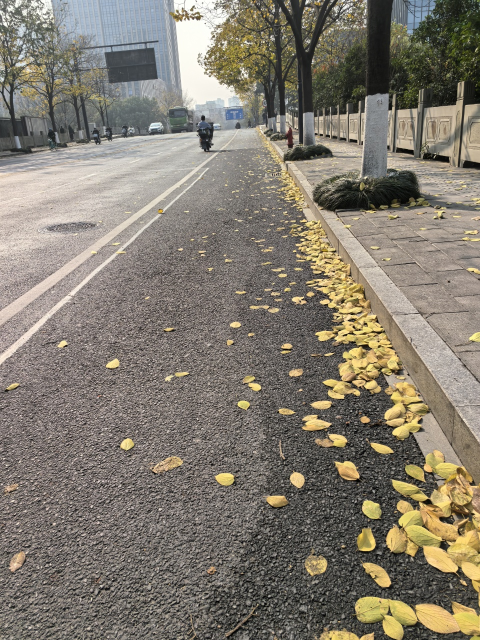
//> input picture 实验课7/1.jpg, 960 x 1280 px (shown at 1/2 size)
$ ./FileName   (built with g++ and OpenCV 4)
//> lines starting //> are read from the running program, lines starting //| are printed output that depends on the picture; after the words box and inside, x2 and y2 are one past the last pixel; in counts of white or black regions, pixels touching at a corner belong together
#include <opencv2/opencv.hpp>
#include <iostream>
#include <iomanip>
#include <vector>
#include <algorithm>
#include <cmath>

using namespace cv;
using namespace std;

// 定义线段结构体：新增平均x坐标（用于左右排序）
struct LineSegment {
    Vec4i coords;   // 线段坐标 (x1,y1,x2,y2)
    double length;  // 线段长度
    double slope;   // 线段斜率
    double a, b, c; // 直线一般式 ax + by + c = 0（归一化后）
    int x_mean;     // 线段的平均x坐标（用于左右排序）
};

// 计算线段长度
double calculateLineLength(const Vec4i& line) {
    int x1 = line[0], y1 = line[1];
    int x2 = line[2], y2 = line[3];
    return sqrt(pow(x2 - x1, 2) + pow(y2 - y1, 2));
}

// 按可调节间隔采样计算斜率 + 计算一般式参数+平均x坐标
double calculateSlopeWithAdjustableGap(const Vec4i& line, int sample_gap, double& a, double& b, double& c, int& x_mean) {
    int x1 = line[0], y1 = line[1];
    int x2 = line[2], y2 = line[3];
    double line_length = calculateLineLength(line);
    x_mean = (x1 + x2) / 2; // 计算线段平均x坐标（核心：区分左右）

    int sx1, sy1, sx2, sy2;
    if (line_length <= sample_gap || sample_gap <= 0) {
        sx1 = x1; sy1 = y1;
        sx2 = x2; sy2 = y2;
    }
    else {
        double dx = x2 - x1;
        double dy = y2 - y1;
        double unit_dx = dx / line_length;
        double unit_dy = dy / line_length;
        sx1 = cvRound(x1 + unit_dx * sample_gap);
        sy1 = cvRound(y1 + unit_dy * sample_gap);
        sx2 = cvRound(x2 - unit_dx * sample_gap);
        sy2 = cvRound(y2 - unit_dy * sample_gap);
    }

    // 计算直线一般式
    a = (sy2 - sy1);
    b = (sx1 - sx2);
    c = (sx2 * sy1 - sx1 * sy2);
    double norm = sqrt(a * a + b * b);
    if (norm > 1e-6) {
        a /= norm;
        b /= norm;
        c /= norm;
    }

    if (sx2 == sx1) return 1e9; // 垂直直线
    return (double)(sy2 - sy1) / (sx2 - sx1);
}

// 计算两条平行直线的垂直距离
double calculateLineDistance(const LineSegment& line1, const LineSegment& line2) {
    return abs(line1.c - line2.c);
}

// 筛选间距大于阈值的直线（去重）
vector<LineSegment> filterLinesByDistance(const vector<LineSegment>& sorted_lines, double distance_threshold, int target_num) {
    vector<LineSegment> filtered_lines;
    if (sorted_lines.empty()) return filtered_lines;

    filtered_lines.push_back(sorted_lines[0]);
    for (size_t i = 1; i < sorted_lines.size(); i++) {
        bool is_valid = true;
        for (const auto& selected : filtered_lines) {
            double dist = calculateLineDistance(sorted_lines[i], selected);
            if (dist < distance_threshold) {
                is_valid = false;
                break;
            }
        }
        if (is_valid) {
            filtered_lines.push_back(sorted_lines[i]);
            if (filtered_lines.size() >= target_num) break;
        }
    }
    return filtered_lines;
}

// 核心修改：过滤从右往左数第二条和第七条直线
vector<LineSegment> filterSecondAndSeventhRightLine(vector<LineSegment>& lines) {
    // 步骤1：按平均x坐标降序排序（从右到左）
    sort(lines.begin(), lines.end(), [](const LineSegment& a, const LineSegment& b) {
        return a.x_mean > b.x_mean; // x越大越靠右，降序=从右到左
        });

    // 步骤2：剔除从右数第二条（索引1）和第七条（索引6）
    vector<LineSegment> result;
    for (size_t i = 0; i < lines.size(); i++) {
        if (i != 1 && i != 6) { // 跳过索引1（右2）和索引6（右7）
            result.push_back(lines[i]);
        }
    }

    // 步骤3：恢复按长度降序排序（保证保留最长的有效线条）
    sort(result.begin(), result.end(), [](const LineSegment& a, const LineSegment& b) {
        return a.length > b.length;
        });

    return result;
}

// 线段双向延长函数
Vec4i extendLine(const Vec4i& line, int extend_len) {
    int x1 = line[0], y1 = line[1];
    int x2 = line[2], y2 = line[3];

    double dx = x2 - x1;
    double dy = y2 - y1;
    double line_len = calculateLineLength(line);
    if (line_len < 1e-6) return line;

    double unit_dx = dx / line_len;
    double unit_dy = dy / line_len;
    double unit_dx_rev = -unit_dx;
    double unit_dy_rev = -unit_dy;

    int new_x1 = cvRound(x1 + unit_dx_rev * extend_len);
    int new_y1 = cvRound(y1 + unit_dy_rev * extend_len);
    int new_x2 = cvRound(x2 + unit_dx * extend_len);
    int new_y2 = cvRound(y2 + unit_dy * extend_len);

    return Vec4i(new_x1, new_y1, new_x2, new_y2);
}

// 输出直线信息
void printLineEquation(const LineSegment& line) {
    int x1 = line.coords[0], y1 = line.coords[1];
    int x2 = line.coords[2], y2 = line.coords[3];

    if (x2 == x1) {
        cout << "  方程：x = " << x1 << endl;
    }
    else {
        double k = line.slope;
        double b = y1 - k * x1;
        cout << "  方程：y = " << fixed << setprecision(2) << k << "x + " << b << endl;
    }
    cout << "  斜率：" << fixed << setprecision(4) << line.slope << endl;
    cout << "  长度：" << fixed << setprecision(2) << line.length << " 像素" << endl;
    cout << "  平均x坐标：" << line.x_mean << endl;
}

int main() {
    // ===================== 1. 配置参数（核心修改：目标数量+预留数量） =====================
    string img_path = "E:/01_code/opcv/实验7/1.jpg";        // 你的图像路径
    double slope_min = -2;              // 斜率下限
    double slope_max = 2;               // 斜率上限
    int target_line_num = 5;            // 最终保留5条线（过滤2条后）
    int prepare_line_num = 7;           // 先提取7条线（用于过滤右2+右7）
    int slope_sample_gap = 15;          // 斜率采样间隔un u8
    double distance_threshold = 10.0;   // 间距阈值
    int line_extend_length = 220;       // 延长长度

    // ===================== 2. 图像预处理 =====================
    Mat img = imread(img_path);
//> img is the input picture: 1280 rows x 960 cols, CV_8UC3; mean B, G, R 111.6, 123.7, 130.4
    if (img.empty()) {
        cout << "无法读取图像！" << endl;
        return -1;
    }
    Mat img_gray, img_blur, img_thresh, img_edge, img_result = img.clone();

    GaussianBlur(img, img_blur, Size(7, 7), 0);
    cvtColor(img_blur, img_gray, COLOR_BGR2GRAY);
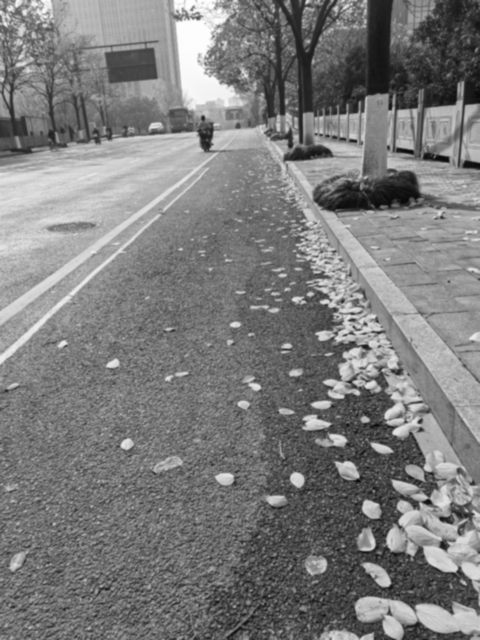
//> img_gray: 1280 rows x 960 cols, CV_8UC1 (shown at 1/2 size); min 5, max 254, mean 124.3
    adaptiveThreshold(img_gray, img_thresh, 255, ADAPTIVE_THRESH_GAUSSIAN_C, THRESH_BINARY_INV, 15, 5);
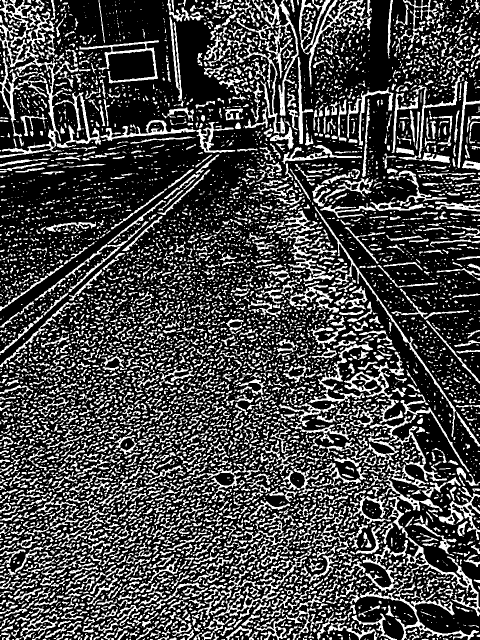
//> img_thresh: 1280 rows x 960 cols, CV_8UC1 (shown at 1/2 size); 27.7% white; 7139 white regions (4045 under 20 px), largest, box (x1, y1, x2, y2) and area: (0, 48, 157, 316) 4646, (767, 951, 960, 1233) 4274, (598, 0, 735, 171) 3669
    Canny(img_thresh, img_edge, 30, 90);
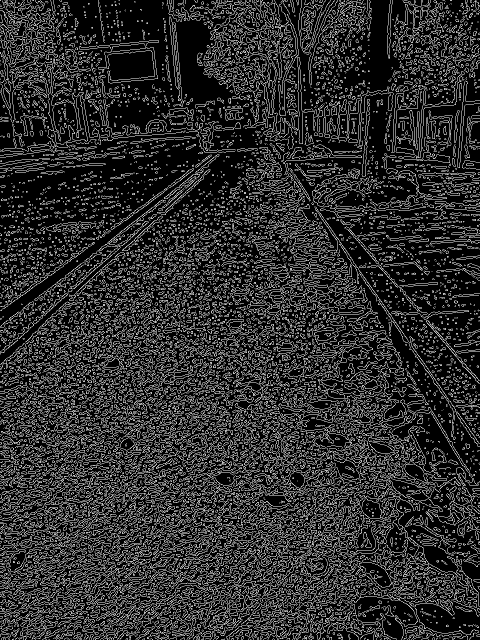
//> img_edge: 1280 rows x 960 cols, CV_8UC1 (shown at 1/2 size); 17.9% white in thin lines or dots

    // ===================== 3. 提取候选线段 =====================
    vector<Vec4i> raw_lines;
    HoughLinesP(
        img_edge,
        raw_lines,
        1,
        CV_PI / 180,
        35,
        45,
        5
    );
//> raw_lines = 218 lines (x1, y1, x2, y2), first 8: [447, 709, 462, 653], [122, 983, 163, 936], [7, 1189, 93, 1103], [185, 1014, 193, 1065], [558, 724, 608, 674], [324, 1078, 356, 1013], [483, 745, 529, 699], [468, 852, 510, 804]

    // ===================== 4. 计算参数+筛选斜率 =====================
    vector<LineSegment> valid_lines;
    for (const auto& line : raw_lines) {
        double a, b, c;
        int x_mean;
        double length = calculateLineLength(line);
        double slope = calculateSlopeWithAdjustableGap(line, slope_sample_gap, a, b, c, x_mean);
        if (slope >= slope_min && slope <= slope_max) {
            valid_lines.push_back({ line, length, slope, a, b, c, x_mean });
        }
    }
//> this loop made 218 passes
//> line on passes 21 to 23: [697, 1021, 727, 1068], [672, 68, 690, 18], [153, 931, 155, 989]

    // ===================== 5. 排序+去重（先提取7条） =====================
    sort(valid_lines.begin(), valid_lines.end(), [](const LineSegment& a, const LineSegment& b) {
        return a.length > b.length;
        });
    // 先提取7条（预留2条用于过滤）
    vector<LineSegment> filtered_by_distance = filterLinesByDistance(valid_lines, distance_threshold, prepare_line_num);
//> the loop in filterLinesByDistance, `for (size_t i = 1; i < sorted_lines.size(); i++)` made 6 passes

    // ===================== 6. 核心：过滤从右数第二条和第七条直线 =====================
    vector<LineSegment> final_lines = filterSecondAndSeventhRightLine(filtered_by_distance);
//> the loop in filterSecondAndSeventhRightLine, `for (size_t i = 0; i < lines.size(); i++)` made 7 passes
    // 确保最终数量为目标值（5条）
    if (final_lines.size() > target_line_num) {
        final_lines.resize(target_line_num);
    }

    // ===================== 7. 绘制+延长 =====================
    cout << "========== 检测结果（过滤从右数第二条+第七条线+延长" << line_extend_length << "像素）==========" << endl;
    cout << "斜率采样间隔：" << slope_sample_gap << " 像素" << endl;
//| 斜率采样间隔：15 像素
    cout << "间距阈值：" << distance_threshold << " 像素" << endl;
    cout << "------------------------------------------------" << endl;

    for (size_t i = 0; i < final_lines.size(); i++) {
        LineSegment& curr_line = final_lines[i];
        Vec4i extended_line = extendLine(curr_line.coords, line_extend_length);
        // 绘制延长后的红线
        line(img_result, Point(extended_line[0], extended_line[1]),
            Point(extended_line[2], extended_line[3]), Scalar(0, 0, 255), 3);

        // 输出信息
        cout << "第" << i + 1 << "条直线：" << endl;
        printLineEquation(curr_line);
        for (size_t j = 0; j < final_lines.size(); j++) {
            if (i != j) {
                double dist = calculateLineDistance(curr_line, final_lines[j]);
                cout << "  与第" << j + 1 << "条直线的垂直距离：" << fixed << setprecision(2) << dist << " 像素" << endl;
            }
        }
        cout << "------------------------------------------------" << endl;
    }
//> this loop made 5 passes
//| 第1条直线：
//|   方程：y = -0.80x + 655.63
//|   斜率：-0.7961
//|   长度：161.64 像素
//> (the first 4 of 30 printed lines)
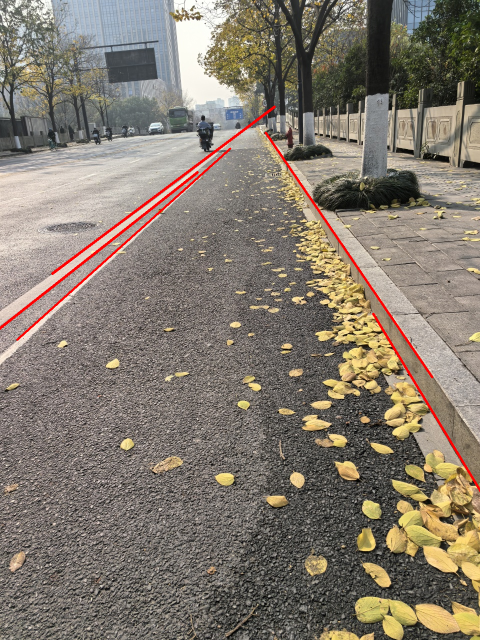
//> img_result: 1280 rows x 960 cols, CV_8UC3 (shown at 1/2 size); 1.05% of pixels changed, all inside (x1, y1, x2, y2) = (0, 211, 960, 984)

    // 提示信息
    if (final_lines.size() < target_line_num) {
        cout << "警告：仅检测到 " << final_lines.size() << " 条目标直线（需" << target_line_num << "条）" << endl;
    }

    // ===================== 8. 显示+保存 =====================
    namedWindow("Result", cv::WINDOW_KEEPRATIO);
    imshow("1. 原始图像", img);
    imshow("2. 预处理边缘图", img_edge);
    imshow("Result", img_result);
    waitKey(0);
    destroyAllWindows();

    imwrite("filtered_5_lines_result.jpg", img_result);

    return 0;
}
